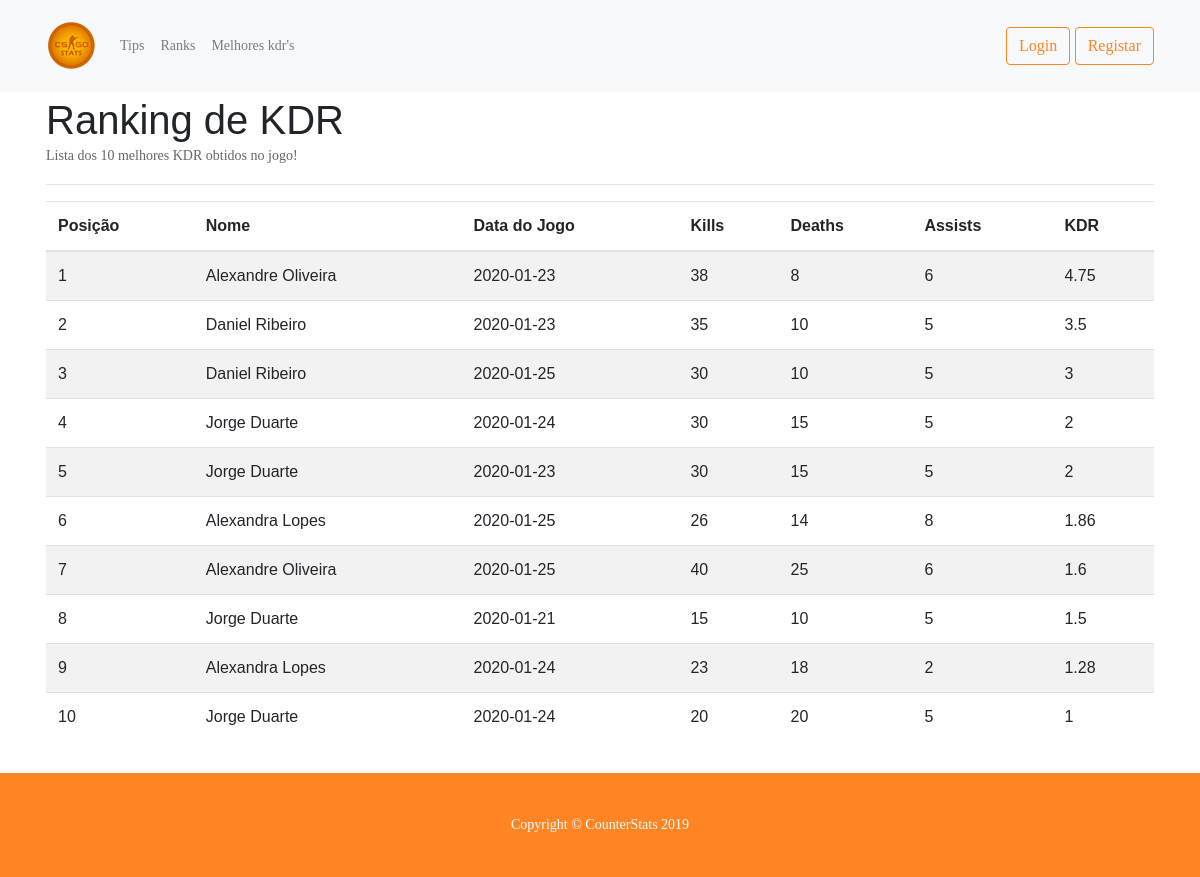
/rankingkdr.php, run on the app's committed database.
### tables this page shows
CREATE TABLE `jogo` (
  `codjogo` int(11) NOT NULL,
  `codutilizador` int(11) NOT NULL,
  `datajogo` date NOT NULL,
  `kills` int(11) NOT NULL,
  `deaths` int(11) NOT NULL,
  `assist` int(11) NOT NULL,
  `kdr` float NOT NULL
);

CREATE TABLE `utilizadores` (
  `codutilizador` int(11) NOT NULL,
  `codtipo` int(11) NOT NULL,
  `nome` varchar(30) NOT NULL,
  `email` varchar(60) NOT NULL,
  `steamuser` varchar(25) NOT NULL,
  `datanascimento` varchar(55) NOT NULL,
  `ranki` varchar(30) NOT NULL,
  `password` varchar(18) NOT NULL
);

### model/jogo.model.php (called while the page is built, shortened)
<?php
class Jogo
{
	public function listall()
	{
		$conexaoBD = new ConexaoBD();
	            $conexao = $conexaoBD->criarConexao();
		$sql = "SELECT utilizadores.nome, jogo.* FROM jogo INNER JOIN utilizadores on jogo.codutilizador = utilizadores.codutilizador ORDER BY kdr DESC LIMIT 10";
		$query = $conexao->query($sql);
		return $query->fetchAll(PDO::FETCH_ASSOC);
	}
}
?>

### controller/ajogoslist.controller.php (called while the page is built)
<?php
$jogo = new Jogo();
$jogo = $jogo->listall();
?>

### rankingkdr.php (the view, shortened to what this page needs)
<?php include 'includes/header.php' ?>
<?php include 'model/jogo.model.php'?>
<?php include 'controller/ajogoslist.controller.php'?>
  <div style="padding-top: 40px" class="container">
  <div class="row">
    <div class="col-lg-12">
    <h1>Ranking de KDR</h1>
    <p>Lista dos 10 melhores KDR obtidos no jogo!</p>
    <hr>
    <table class="table table-striped">
      <thead>
        <tr>
          <th scope="col">Posição</th>
          <th scope="col">Nome</th>
          <th scope="col">Data do Jogo</th>
          <th scope="col">Kills</th>
          <th scope="col">Deaths</th>
          <th scope="col">Assists</th>
          <th scope="col">KDR</th>
        </tr>
      </thead>
      <tbody>
        <?php
          $i = 1;
          foreach($jogo as $jogo){
        ?>
        <tr>
          <td><?=$i?></td>
          <td><?=$jogo['nome']?></td>
          <td scope="row"><?= $jogo['datajogo'] ?></td>
    			<td><?= $jogo['kills'] ?></td>
    			<td><?= $jogo['deaths'] ?></td>
    			<td><?= $jogo['assist'] ?></td>
          <td><?= $jogo['kdr'] ?></td>
          <?php $i = $i + 1 ?>
    	    </tr>
      	<?php
    	}
    	?>
      </tbody>
    </table>
  </div>
    </div>
  </div>

### includes/header.php (shortened to what this page needs)
<!DOCTYPE html>
<html lang="en">
<head>
  <link href="vendor/bootstrap/css/bootstrap.min.css" rel="stylesheet">
  <link rel="stylesheet" type="text/css" href="css/login.css">
  <link href="css/modern-business.css" rel="stylesheet">
  <link rel="stylesheet" type="text/css" href="css/main.css">
</head>
<body>
  <?php include 'includes/nav.php' ?>

### includes/nav.php (shortened to what this page needs)
<nav class="navbar navbar-expand-lg navbar-light bg-light fixed-top" role="navigation">
  <div class="container">
      <a class="navbar-brand" href="index.php"><img class="icon" src="images\icons\icon.png"></a>
      <div class="collapse navbar-collapse" id="exCollapsingNavbar">
          <ul class="nav navbar-nav">
              <li class="nav-item"><a href="tips.php" class="nav-link">Tips</a></li>
              <li class="nav-item"><a href="ranks.php" class="nav-link">Ranks</a></li>
              <li class="nav-item"><a href="rankingkdr.php" class="nav-link">Melhores kdr's</a></li>
          </ul>
          <ul class="nav navbar-nav flex-row justify-content-between ml-auto">
              <li class="nav-item dropdown">
                  <?php
                  if (isset($_SESSION['started']))
                  {
                  	if ($_SESSION['started'])
                  	{
                      echo '<a class="nav-link dropdown-toggle id="navbarDropdownBlog data-toggle="dropdown" aria-haspopup="true" aria-expanded="false">'.$_SESSION['login']['nome'].'</a>';
                    }
                  ?>
                  <div class="dropdown-menu dropdown-menu-right" aria-labelledby="navbarDropdownBlog">
                    <a class="dropdown-item" href="profile.php">Perfil</a>
                    <a class="dropdown-item" href="jogos.php">Meus Jogos</a>
                     <?php
                     if ($_SESSION['login']['codtipo'] == 1){
                        echo '<a class="dropdown-item" href="user-list.php">Lista de Utilizadores</a>';
                      }
                    ?>
                    <a class="dropdown-item" href="logout.php">Log Out</a>
                  </div>
                  <?php
                    } else {
                  ?>
                    <a class="btn btn-outline-secondary" href="login.php">Login</a>
                    <a class="btn btn-outline-secondary" href="registar.php">Registar</a>
                  <?php
                }
                  ?>
              </li>
          </ul>
      </div>
  </div>
</nav>

### css/login.css (style rules this page uses)
nav { padding: 0px !important }
.container { padding: 16px; }

### css/modern-business.css (style rules this page uses)
body { padding-top: 56px; }
.py-5 { background-color: #FF8423; padding-top: 2%!important; padding-bottom: 2%!important; }
.btn-outline-secondary { color: #FF8423; border-color: #FF8423; }
.container { height: auto; }

### css/main.css (style rules this page uses)
* { margin: 0px; padding: 0px; box-sizing: border-box; }
body, html { height: 100%; font-family: Ubuntu-Regular, sans-serif; }
a { font-family: Ubuntu-Regular; font-size: 14px; line-height: 1.7; color: #666666; margin: 0px; transition: all 0.4s; -webkit-transition: all 0.4s; -o-transition: all 0.4s; -moz-transition: all 0.4s; }
h1,h2,h3,h4,h5,h6 { margin: 0px; }
p { font-family: Ubuntu-Regular; font-size: 14px; line-height: 1.7; color: #666666; margin: 0px; }
ul, li { margin: 0px; list-style-type: none; }
.footer { position: relative; width: 100%; left: 0; bottom: 0; }

### data on the page
jogo: codutilizador.nome "Alexandre Oliveira", datajogo "2020-01-23", kills "38", deaths "8", assist "6", kdr "4.75"
jogo: codutilizador.nome "Daniel Ribeiro", datajogo "2020-01-23", kills "35", deaths "10", assist "5", kdr "3.5"
jogo: codutilizador.nome "Daniel Ribeiro", datajogo "2020-01-25", kills "30", deaths "10", assist "5", kdr "3"
jogo: codutilizador.nome "Jorge Duarte", datajogo "2020-01-24", kills "30", deaths "15", assist "5", kdr "2"
jogo: codutilizador.nome "Jorge Duarte", datajogo "2020-01-23", kills "30", deaths "15", assist "5", kdr "2"
jogo: codutilizador.nome "Alexandra Lopes", datajogo "2020-01-25", kills "26", deaths "14", assist "8", kdr "1.86"
jogo: codutilizador.nome "Alexandre Oliveira", datajogo "2020-01-25", kills "40", deaths "25", assist "6", kdr "1.6"
jogo: codutilizador.nome "Jorge Duarte", datajogo "2020-01-21", kills "15", deaths "10", assist "5", kdr "1.5"
jogo: codutilizador.nome "Alexandra Lopes", datajogo "2020-01-24", kills "23", deaths "18", assist "2", kdr "1.28"
jogo: codutilizador.nome "Jorge Duarte", datajogo "2020-01-24", kills "20", deaths "20", assist "5", kdr "1"
